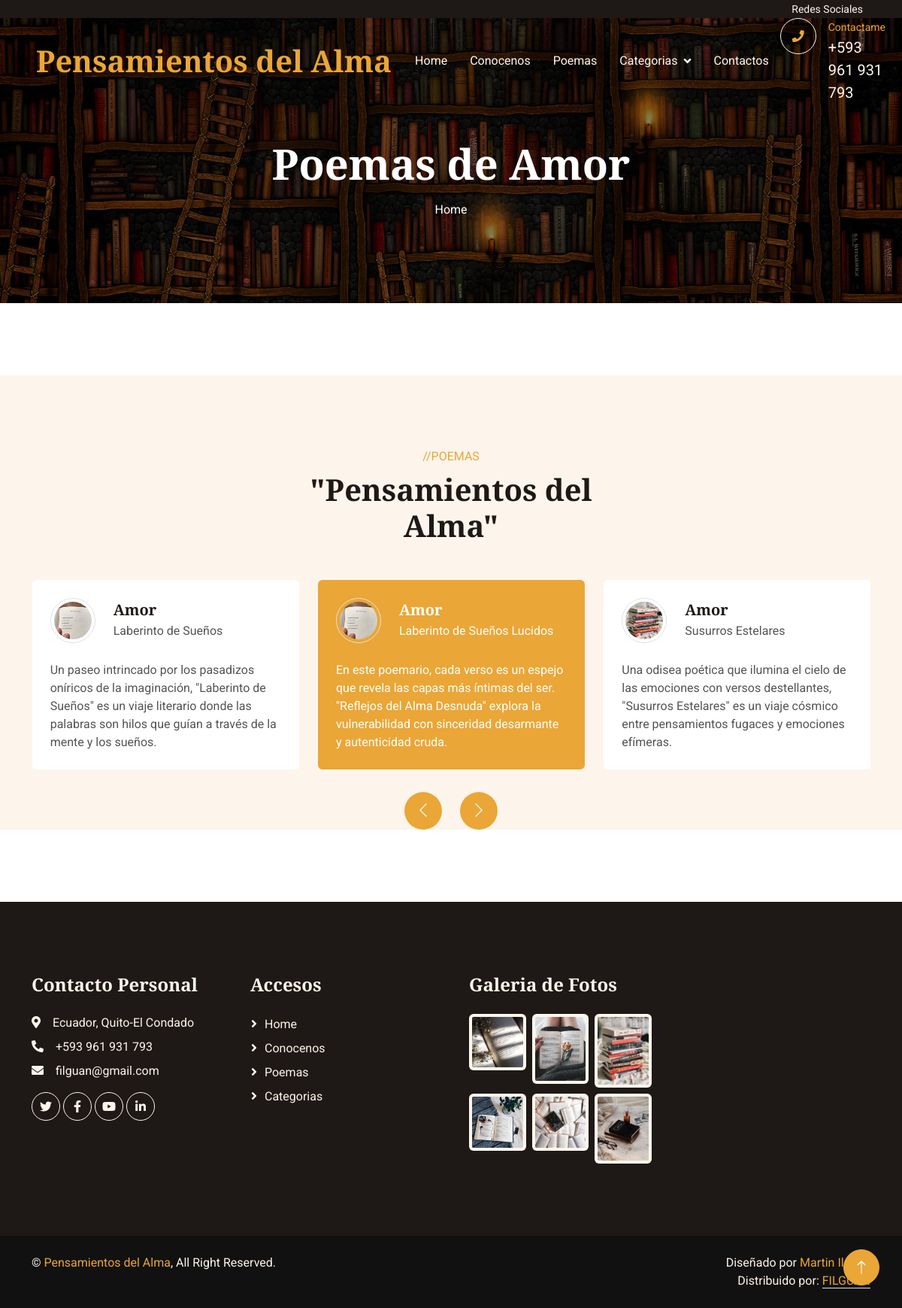
Before: /amores/ with the older database file.
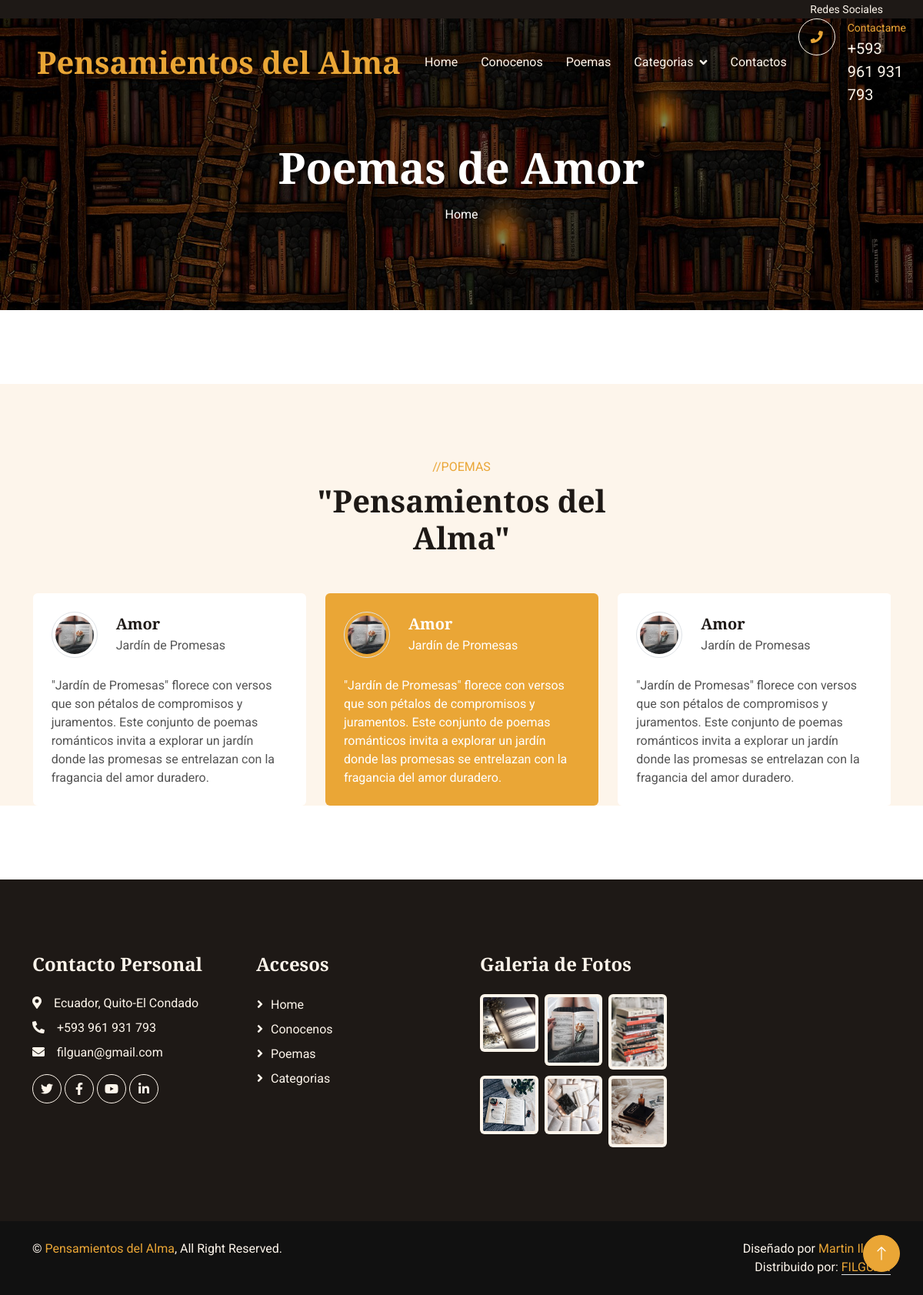
After: the same page with the newer database file.
### amores/models.py (models this page shows, shortened)
class Amores(models.Model):
    title=models.CharField(max_length=100, verbose_name="Título")
    subtitle=models.CharField(max_length=100, verbose_name="SubTítulo")
    content=models.TextField(verbose_name="Descipción")
    image=models.ImageField(upload_to="amor", verbose_name="Imagen")
    created=models.DateTimeField(auto_now_add=True, verbose_name="Fecha de Creación")
    updated=models.DateTimeField(auto_now=True, verbose_name="Fecha de Edición")
    class Meta:
        verbose_name="Poema de Amor"
        verbose_name_plural="poemas de Amor"
        ordering=['-created']

### amores/views.py (the view)
# urls.py: path('', views.amor, name="amor"),
def amor(request):
    amores = Amores.objects.all()
    return render(request,"amores/amor.html", {'amores':amores})

### pages/templatetags/pages_extras.py (called while the page is built)
@register.simple_tag
def get_pages():
    pages=Page.objects.all()
    return pages

### social/processors.py (called while the page is built)
def ctx_dict(request):
    dict_urls={}
    urls=Social.objects.all()
    for url in urls:
        dict_urls[url.key]=url.url
    return dict_urls

### amores/templates/amores/amor.html (shortened to what this page needs)
{% extends "core/base.html" %}
{% load static %}
{% block TitleHeader %}
<h1 class="display-4 text-white animated slideInDown mb-3">Poemas de Amor</h1>
{% endblock  %}
{% block content %}
<div class="container-xxl bg-light my-6 py-6 pb-0">
    <div class="container">
        <div class="text-center mx-auto mb-5 wow fadeInUp" data-wow-delay="0.1s" style="max-width: 500px;">
            <p class="text-primary text-uppercase mb-2">//POEMAS</p>
            <h1 class="display-6 mb-4">"Pensamientos del Alma"</h1>
        </div>
        <div class="owl-carousel testimonial-carousel wow fadeInUp" data-wow-delay="0.1s">
            {% for amores in amores %}
            <div class="testimonial-item bg-white rounded p-4">
                <div class="d-flex align-items-center mb-4">
                    <img class="flex-shrink-0 rounded-circle border p-1" src="{{amores.image.url}}" alt="">
                    <div class="ms-4">
                        <h5 class="mb-1">{{amores.title}}</h5>
                        <span>{{amores.subtitle}}</span>
                    </div>
                </div>
                <p class="mb-0">{{amores.content}}</p>
            </div>
            {% endfor %}
        </div>
    </div>
</div>
{% endblock  %}

Changed rows visible on the page:
removed Amores: image (picture), title "Amor", subtitle "Laberinto de Sueños Lucidos", content "En este poemario, cada verso es un espejo que revela las capas más íntimas del ser. \"Reflejos del Alma Desnuda\" explora la vulnerabilidad con sinceridad desarmante y autenticidad cruda."
removed Amores: image (picture), title "Amor", subtitle "Susurros Estelares", content "Una odisea poética que ilumina el cielo de las emociones con versos destellantes, \"Susurros Estelares\" es un viaje cósmico entre pensamientos fugaces y emociones efímeras."
changed Amores "Amor": image: a different picture; subtitle "Laberinto de Sueños" → "Jardín de Promesas"; content "Un paseo intrincado por los pasadizos oníricos de la imaginación, \"Laberinto de Sueños\" es un viaje literario donde las palabras son hilos que guían a través de la mente y los sueños." → "\"Jardín de Promesas\" florece con versos que son pétalos de compromisos y juramentos. Este conjunto de poemas románticos invita a explorar un jardín donde las promesas se entrelazan con la fragancia del amor duradero."
